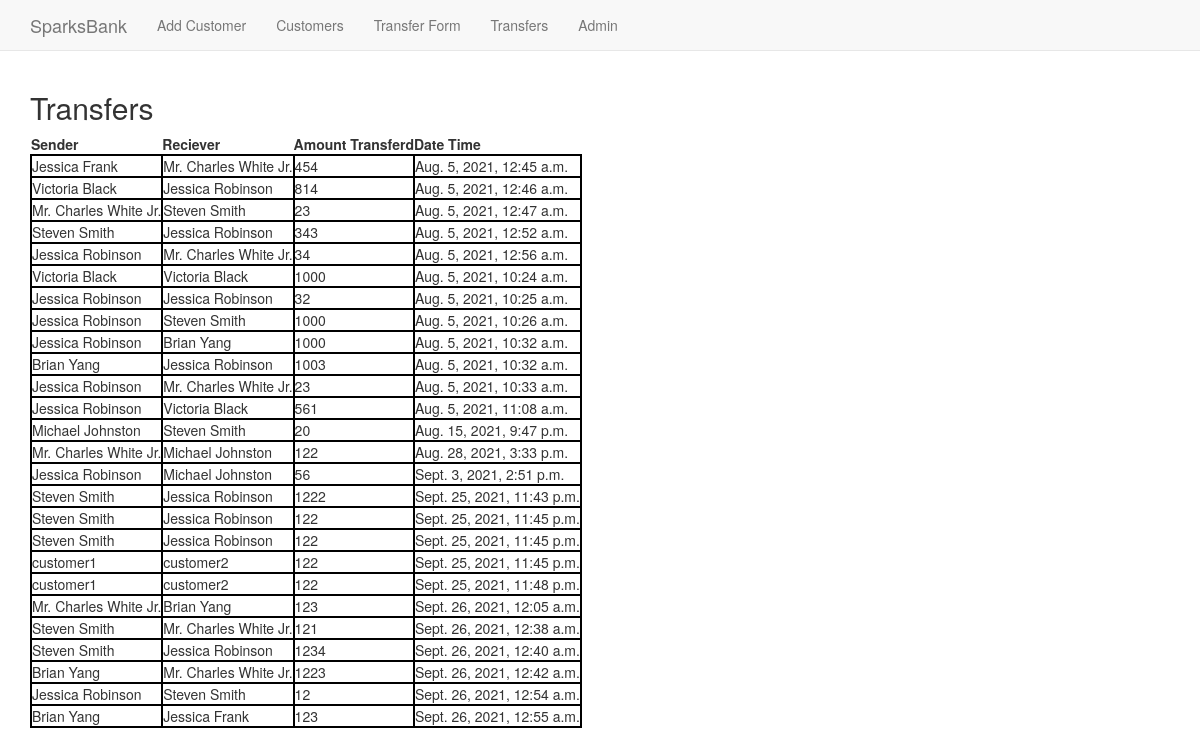
Screenshot of /basicapp/transfer/ with the database file from the repository.
### basicapp/models.py (models this page shows, shortened)
class Transfers(models.Model):
    sender_name = models.ForeignKey(Customers, related_name='from_sender',on_delete= models.CASCADE)
    reciever_name = models.ForeignKey(Customers, related_name='to_reciever',on_delete= models.CASCADE)
    amount = models.IntegerField()
    date = models.DateTimeField(auto_now_add=True)

class Customers(models.Model):
    name = models.CharField(max_length=30,unique=True)
    email = models.EmailField(unique=True)
    balance = models.IntegerField()
    def __str__(self):
        return self.name

### basicapp/views.py (the view)
# urls.py: path('transfer/',views.TransfersListView.as_view(),name='transfers'),
class TransfersListView(ListView):
    context_object_name='transfer'
    model=Transfers
    ordering = ['date']

### basicapp/templates/basicapp/transfers_list.html
<!DOCTYPE html>
{%extends "basicapp/basicapp_base.html"%}
  {%block body_block%}
  <h2>Transfers</h2>
  <div class="customers">
    {% if trans %}
      <table>
        <thead>
          <th>Sender</th>
          <th>Reciever</th>
          <th>Amount Transferd</th>
          <th>Date Time</th>
        </thead>
        {% for i in trans %}
        <tr>
          <td>{{i.sender_name}}</td>
          <td>{{i.reciever_name}}</td>
          <td>{{i.amount}}</td>
          <td>{{i.date}}</td>
        </tr>
        {% endfor %}
      </table>
    {% else %}
        <table>
            <thead>
            <th>Sender</th>
            <th>Reciever</th>
            <th>Amount Transferd</th>
            <th>Date Time</th>
            </thead>
            {% for i in transfer %}
            <tr>
            <td>{{i.sender_name}}</td>
            <td>{{i.reciever_name}}</td>
            <td>{{i.amount}}</td>
            <td>{{i.date}}</td>
            </tr>
            {% endfor %}
        </table>
    {% endif %}
  </div>
  {%endblock%}

### static/css/mystyle.css (style rules this page uses)
td { border: 2px solid black; }

### rows the page displays
Transfers: sender_name "Jessica Frank", reciever_name "Mr. Charles White Jr.", amount "454", date "Aug. 5, 2021, 12:45 a.m."
Transfers: sender_name "Victoria Black", reciever_name "Jessica Robinson", amount "814", date "Aug. 5, 2021, 12:46 a.m."
Transfers: sender_name "Mr. Charles White Jr.", reciever_name "Steven Smith", amount "23", date "Aug. 5, 2021, 12:47 a.m."
Transfers: sender_name "Steven Smith", reciever_name "Jessica Robinson", amount "343", date "Aug. 5, 2021, 12:52 a.m."
Transfers: sender_name "Jessica Robinson", reciever_name "Mr. Charles White Jr.", amount "34", date "Aug. 5, 2021, 12:56 a.m."
Transfers: sender_name "Victoria Black", reciever_name "Victoria Black", amount "1000", date "Aug. 5, 2021, 10:24 a.m."
Transfers: sender_name "Jessica Robinson", reciever_name "Jessica Robinson", amount "32", date "Aug. 5, 2021, 10:25 a.m."
Transfers: sender_name "Jessica Robinson", reciever_name "Steven Smith", amount "1000", date "Aug. 5, 2021, 10:26 a.m."
Transfers: sender_name "Jessica Robinson", reciever_name "Brian Yang", amount "1000", date "Aug. 5, 2021, 10:32 a.m."
Transfers: sender_name "Brian Yang", reciever_name "Jessica Robinson", amount "1003", date "Aug. 5, 2021, 10:32 a.m."
Transfers: sender_name "Jessica Robinson", reciever_name "Mr. Charles White Jr.", amount "23", date "Aug. 5, 2021, 10:33 a.m."
Transfers: sender_name "Jessica Robinson", reciever_name "Victoria Black", amount "561", date "Aug. 5, 2021, 11:08 a.m."
Transfers: sender_name "Michael Johnston", reciever_name "Steven Smith", amount "20", date "Aug. 15, 2021, 9:47 p.m."
Transfers: sender_name "Mr. Charles White Jr.", reciever_name "Michael Johnston", amount "122", date "Aug. 28, 2021, 3:33 p.m."
Transfers: sender_name "Jessica Robinson", reciever_name "Michael Johnston", amount "56", date "Sept. 3, 2021, 2:51 p.m."
Transfers: sender_name "Steven Smith", reciever_name "Jessica Robinson", amount "1222", date "Sept. 25, 2021, 11:43 p.m."
Transfers: sender_name "Steven Smith", reciever_name "Jessica Robinson", amount "122", date "Sept. 25, 2021, 11:45 p.m."
Transfers: sender_name "Steven Smith", reciever_name "Jessica Robinson", amount "122", date "Sept. 25, 2021, 11:45 p.m."
Transfers: sender_name "customer1", reciever_name "customer2", amount "122", date "Sept. 25, 2021, 11:45 p.m."
Transfers: sender_name "customer1", reciever_name "customer2", amount "122", date "Sept. 25, 2021, 11:48 p.m."
Transfers: sender_name "Mr. Charles White Jr.", reciever_name "Brian Yang", amount "123", date "Sept. 26, 2021, 12:05 a.m."
Transfers: sender_name "Steven Smith", reciever_name "Mr. Charles White Jr.", amount "121", date "Sept. 26, 2021, 12:38 a.m."
Transfers: sender_name "Steven Smith", reciever_name "Jessica Robinson", amount "1234", date "Sept. 26, 2021, 12:40 a.m."
Transfers: sender_name "Brian Yang", reciever_name "Mr. Charles White Jr.", amount "1223", date "Sept. 26, 2021, 12:42 a.m."
Transfers: sender_name "Jessica Robinson", reciever_name "Steven Smith", amount "12", date "Sept. 26, 2021, 12:54 a.m."
Transfers: sender_name "Brian Yang", reciever_name "Jessica Frank", amount "123", date "Sept. 26, 2021, 12:55 a.m."
